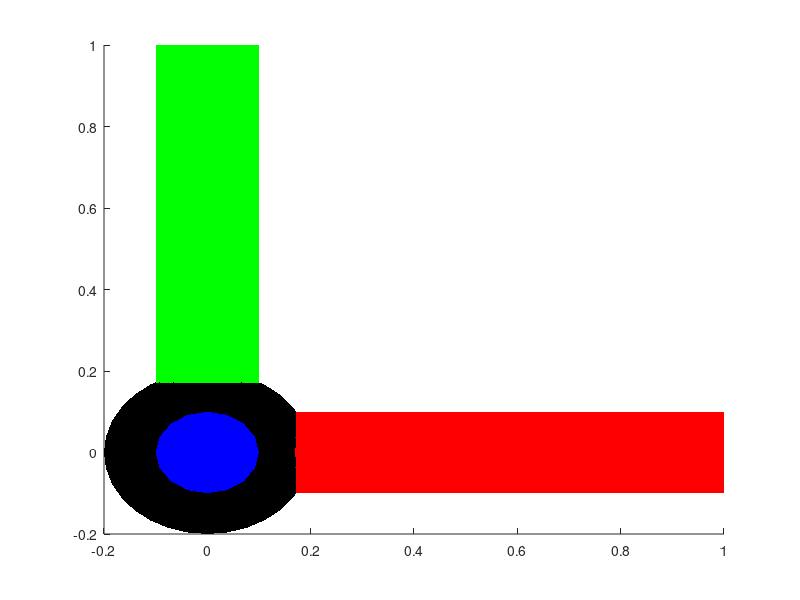

MATLAB code to generate this figure:
function drawAxis3d(varargin)
%DRAWAXIS3D Draw a coordinate system and an origin.
%
%   drawAxis3d
%	Adds 3 cylinders to the current axis, corresponding to the directions
%	of the 3 basis vectors Ox, Oy and Oz.
%	Ox vector is red, Oy vector is green, and Oz vector is blue.
%
%   drawAxis3d(L, R)
%   Specifies the length L and the radius of the cylinders representing the
%   different axes.
%
%   Example
%   drawAxis
%
%   figure;
%   drawAxis(20, 1);
%
%   See also
%   drawAxisCube
%
% ------
% Author: David Legland
% e-mail: david.legland@nantes.inra.fr
% Created: 2007-08-14,    using Matlab 7.4.0.287 (R2007a)
% Copyright 2007 INRA - BIA PV Nantes - MIAJ Jouy-en-Josas.

% geometrical data
origin = [0 0 0];
v1 = [1 0 0];
v2 = [0 1 0];
v3 = [0 0 1];

% default parameters
L = 1;
r = L/10;

% extract parameters from input
if ~isempty(varargin)
	L = varargin{1};
end
if length(varargin)>1
	r = varargin{2};
end

% draw 3 cylinders and a ball
hold on;
drawCylinder([origin origin+v1*L r], 16, 'facecolor', 'r', 'edgecolor', 'none');
drawCylinder([origin origin+v2*L r], 16, 'facecolor', 'g', 'edgecolor', 'none');
drawCylinder([origin origin+v3*L r], 16, 'facecolor', 'b', 'edgecolor', 'none');
drawSphere([origin 2*r], 'faceColor', 'black');

